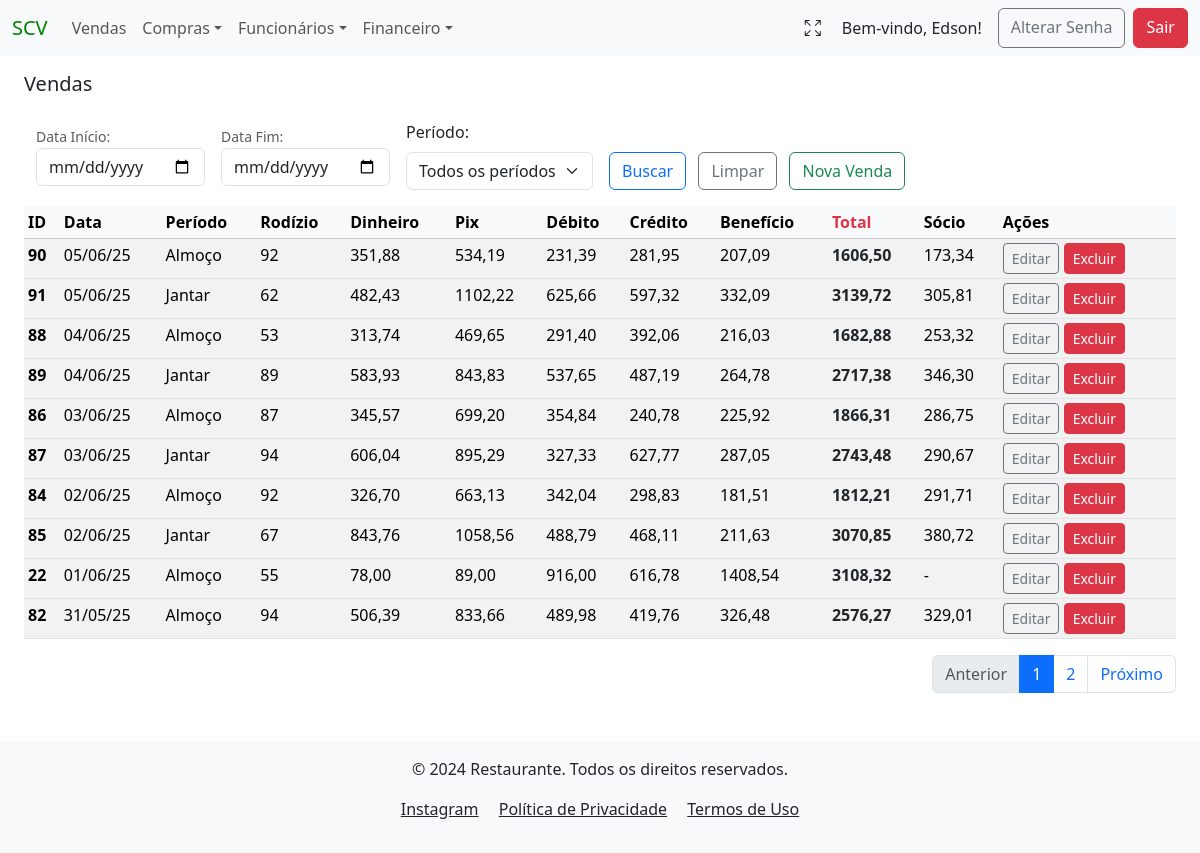
Screenshot of /sales/ (signed in) with the database file from the repository.
### users/models.py (models this page shows)
class User(AbstractUser):
    tenant = models.ForeignKey(Tenant, on_delete=models.PROTECT)
    phone = models.CharField(max_length=13, blank=True, null=True)
    birth_date = models.DateField(blank=False, null=False)
    created_at = models.DateTimeField(auto_now_add=True)
    updated_at = models.DateTimeField(auto_now=True)
    groups = models.ManyToManyField(
        'auth.Group',
        related_name='custom_user_set',  # Adicionando um nome diferente para evitar o conflito
        blank=True
    )
    user_permissions = models.ManyToManyField(
        'auth.Permission',
        related_name='custom_user_permissions_set',  # Adicionando um nome diferente para evitar o conflito
        blank=True
    )

### vendas/models.py (models this page shows, shortened)
class Vendas(models.Model):
    PERIODO_CHOICES = (
        ('Almoço', 'Almoço'),
        ('Jantar', 'Jantar'),
    )
    tenant = models.ForeignKey(Tenant, on_delete=models.CASCADE)
    created_at = models.DateTimeField(auto_now_add=True)
    data_venda = models.DateField(verbose_name="Data da Venda", null=False, blank=False)
    periodo = models.CharField(verbose_name="Período", max_length=6, choices=PERIODO_CHOICES, blank=False)
    rodizio = models.IntegerField(verbose_name="Qtd Rodízio", null=False, blank=False)
    dinheiro = models.DecimalField(verbose_name="Dinheiro", max_digits=8, decimal_places=2, null=True, blank=True)
    pix = models.DecimalField(verbose_name="Pix", max_digits=8, decimal_places=2, null=True, blank=True)
    debito_mastercard = models.DecimalField(verbose_name="Debito MasterCard", max_digits=8, decimal_places=2, null=True, blank=True)
    debito_visa = models.DecimalField(verbose_name="Debito Visa", max_digits=8, decimal_places=2, null=True, blank=True)
    debito_elo = models.DecimalField(verbose_name="Debito Elo", max_digits=8, decimal_places=2, null=True, blank=True)
    credito_mastercard = models.DecimalField(verbose_name="Credito MasterCard", max_digits=8, decimal_places=2, null=True, blank=True)
    credito_visa = models.DecimalField(verbose_name="Credito Visa", max_digits=8, decimal_places=2, null=True, blank=True)
    credito_elo = models.DecimalField(verbose_name="Credito Elo", max_digits=8, decimal_places=2, null=True, blank=True)
    alelo = models.DecimalField(verbose_name="Alelo", max_digits=8, decimal_places=2, null=True, blank=True)
    american_express = models.DecimalField(verbose_name="Amex", max_digits=8, decimal_places=2, null=True, blank=True)
    hiper = models.DecimalField(verbose_name="HiperCard", max_digits=8, decimal_places=2, null=True, blank=True)
    sodexo = models.DecimalField(verbose_name="Sodexo", max_digits=8, decimal_places=2, null=True, blank=True)
    ticket_rest = models.DecimalField(verbose_name="Ticket Refeição", max_digits=8, decimal_places=2, null=True, blank=True)
    vale_refeicao = models.DecimalField(verbose_name="Vale Refeição", max_digits=8, decimal_places=2, null=True, blank=True)
    dinersclub = models.DecimalField(verbose_name="DinersClub", max_digits=8, decimal_places=2, null=True, blank=True)
    socio = models.DecimalField(verbose_name="Sócio", max_digits=8, decimal_places=2, null=True, blank=True)
    dt_atualizado = models.DateTimeField(auto_now=True, null=False, blank=False)
    author = models.ForeignKey(settings.AUTH_USER_MODEL, on_delete=models.PROTECT, blank=False)
    def calcular_debito(self):
        return (self.debito_mastercard or 0) + (self.debito_visa or 0) + (self.debito_elo or 0)
    def calcular_credito(self):
        return (self.credito_mastercard or 0) + (self.credito_visa or 0) + (self.credito_elo or 0)
    def calcular_beneficio(self):
        return (
            (self.alelo or 0) +
            (self.american_express or 0) +
            (self.hiper or 0) +
            (self.sodexo or 0) +
            (self.ticket_rest or 0) +
            (self.vale_refeicao or 0) +
            (self.dinersclub or 0)
        )
    def calcular_total(self):
        return (
            (self.dinheiro or 0) +
            (self.pix or 0) +
            self.calcular_debito() +
            self.calcular_credito() +
            self.calcular_beneficio()
        )

### vendas/views.py (the view)
# urls.py: path('sales/', VendasListView.as_view(), name="venda_list"),
class VendasListView(LoginRequiredMixin, PermissionRequiredMixin, TenantQuerysetMixin, HandleNoPermissionMixin, ListView):
    model = Vendas
    template_name = 'vendas_list.html'  # Garante que o template correto será usado
    permission_required = 'vendas.view_vendas'  # Permissão para visualizar objetos'
    def get_queryset(self):
        queryset = super().get_queryset()  # O TenantQuerysetMixin já filtra pelo tenant
        data_inicio = self.request.GET.get('data_inicio')
        data_fim = self.request.GET.get('data_fim')
        periodo = self.request.GET.get('periodo')
        if data_inicio:
            queryset = queryset.filter(data_venda__gte=data_inicio)
        if data_fim:
            queryset = queryset.filter(data_venda__lte=data_fim)
        if periodo:
            queryset = queryset.filter(periodo=periodo)
        return queryset
    def get_context_data(self, **kwargs):
        context = super().get_context_data(**kwargs)
        tenant = getattr(self.request.user, 'tenant', None)
        if tenant:
            tenant = str(tenant).lower().replace(' ', '_')
        context['tenant'] = tenant
        vendas = context['object_list'].order_by('-data_venda')  # Lista de vendas do queryset
        paginator = Paginator(vendas, 10)  # 10 itens por página
        page_number = self.request.GET.get('page')  # Número da página atual
        vendas_page = paginator.get_page(page_number)
        context['vendas_list'] = vendas_page  # Lista paginada para o template
        venda_rodizio = 0
        venda_dinheiro = 0
        venda_pix = 0
        venda_debito = 0
        venda_credito = 0
        venda_beneficio = 0
        venda_total = 0
        for venda in vendas_page:  # Use somente os itens da página atual
            venda.debito = venda.calcular_debito()
            venda.credito = venda.calcular_credito()
            venda.beneficio = venda.calcular_beneficio()
            venda.total = venda.calcular_total()
            venda_rodizio += venda.rodizio or 0
            venda_dinheiro += venda.dinheiro or 0
            venda_pix += venda.pix or 0
            venda_debito += venda.debito or 0
            venda_credito += venda.credito or 0
            venda_beneficio += venda.beneficio or 0
            venda_total += venda.total
        context['vendas_rodizio'] = venda_rodizio
        context['vendas_dinheiro'] = venda_dinheiro
        context['vendas_pix'] = venda_pix
        context['vendas_debito'] = venda_debito
        context['vendas_credito'] = venda_credito
        context['vendas_beneficio'] = venda_beneficio
        context['vendas_total'] = venda_total
        return context

### vendas/templates/vendas/vendas_list.html (shortened to what this page needs)
{% extends 'global/base.html' %}
{% block content %}
<h5 class="mb-4 mt-3">Vendas</h5>
<div class="container-fluid">
    <form action="" method="GET" class="d-flex align-items-center">
        <div class="mb-2 me-2">
            <small for="data_inicio" class="form-text">Data Início:</small>
            <input type="date" class="form-control" id="data_inicio" name="data_inicio">
        </div>
        <div class="mb-2 ms-2 me-2">
            <small for="data_fim" class="form-text">Data Fim:</small>
            <input type="date" class="form-control" id="data_fim" name="data_fim">
        </div>
        <div class="mb-2 ms-2 me-2">
            <label for="periodo" class="form-label">Período:</label>
            <select class="form-select" id="periodo" name="periodo">
                <option value="" {% if not request.GET.periodo %}selected{% endif %}>Todos os períodos</option>
            </select>
        </div>
        <div class="ms-2 me-2 mt-4">
            <button type="submit" class="btn btn-outline-primary me-2" name="buscar_vendas">Buscar</button>
            <a href="{% url 'venda_list' %}?tenant={{ tenant }}" class="btn btn-outline-secondary me-2">Limpar</a>
            {% if perms.vendas.add_vendas %}
                <a href="{% url 'create_vendas' %}?tenant={{ tenant }}" class="btn btn-outline-success me-2">Nova Venda</a>
            {% else %}
                <a href="#" class="btn btn-outline-success btn-sm disabled">
                    <i class="fas fa-lock"></i>Nova Venda
                </a>
            {% endif %}
        </div>
    </form>
</div>
{% if vendas_list %}
    <table class="table table-sm table-striped table-hover mt-2">
        <thead class="table-light">
        <tr>
            <th scope="col">ID</th>
            <th scope="col">Data</th>
            <th scope="col">Período</th>
            <th scope="col">Rodízio</th>
            <th scope="col">Dinheiro</th>
            <th scope="col">Pix</th>
            <th scope="col">Débito</th>
            <th scope="col">Crédito</th>
            <th scope="col">Benefício</th>
            <th scope="col" class="text-danger fw-bold">Total</th>
            <th scope="col">Sócio</th>
            <th scope="col">Ações</th>
        </tr>
        </thead>
        <tbody>
            {% for venda in vendas_list %}
                <tr>
                    <th scope="row" >{{ venda.pk }}</th>
                    <td>{{ venda.data_venda|date:"d/m/y"}}</td>
                    <td>{{ venda.periodo}}</td>
                    <td>{{ venda.rodizio}}</td>
                    <td>{{ venda.dinheiro| default:"-"}}</td>
                    <td>{{ venda.pix| default:"-" }}</td>
                    <td>{{ venda.debito| default:"-" }}</td>
                    <td>{{ venda.credito| default:"-" }}</td>
                    <td>{{ venda.beneficio| default:"-" }}</td>
                    <td class="text-dark fw-bold">{{ venda.total}}</td>
                    <td>{{ venda.socio| default:"-" }}</td>
                    <td>
                        {% if perms.vendas.change_vendas %}
                            <a href="{% url 'update_vendas' pk=venda.pk %}?tenant={{ tenant }}" class="btn btn-outline-secondary btn-sm" >Editar</a>
                        {% else %}
                        <a href="#" class="btn btn-outline-secondary btn-sm disabled" aria-disabled="true">
                            <i class="fas fa-lock"></i> Editar
                        </a>
                        {% endif %}
                        {% if perms.vendas.delete_vendas %}
                          <a href="{% url 'delete_vendas' pk=venda.pk %}?tenant={{ tenant }}" class="btn btn-danger btn-sm">Excluir</a>
                        {% else %}
                          <a href="#" class="btn btn-danger btn-sm disabled" aria-disabled="true">
                            <i class="fas fa-lock"></i> Excluir
                        </a>
                        {% endif %}
                </td>
                </tr>
            {% endfor %}
        </tbody>
    </table>
{% else %}
    <div class="container">
        <div class="alert alert-warning mt-3" role="alert">
            Não há vendas para o filtro selecionado.
        </div>
    </div>
{% endif %}
<nav aria-label="Page navigation example">
    <ul class="pagination justify-content-end">
        {% if vendas_list.has_previous %}
            <li class="page-item">
                <a class="page-link" href="?page={{ vendas_list.previous_page_number }}">Anterior</a>
            </li>
        {% else %}
            <li class="page-item disabled">
                <a class="page-link">Anterior</a>
            </li>
        {% endif %}
        {% for num in vendas_list.paginator.page_range %}
            {% if vendas_list.number == num %}
                <li class="page-item active" aria-current="page">
                    <span class="page-link">{{ num }}</span>
                </li>
            {% elif num > vendas_list.number|add:-2 and num < vendas_list.number|add:2 %}
                <li class="page-item">
                    <a class="page-link" href="?page={{ num }}">{{ num }}</a>
                </li>
            {% endif %}
        {% endfor %}
        {% if vendas_list.has_next %}
            <li class="page-item">
                <a class="page-link" href="?page={{ vendas_list.next_page_number }}">Próximo</a>
            </li>
        {% else %}
            <li class="page-item disabled">
                <a class="page-link">Próximo</a>
            </li>
        {% endif %}
    </ul>
</nav>
{% endblock content %}

### project/templates/global/base.html (shortened to what this page needs)
<!DOCTYPE html>
<html lang="pt-br">
  <head>
    <link href="https://cdn.jsdelivr.net/npm/bootstrap@5.3.3/dist/css/bootstrap.min.css" rel="stylesheet">
  </head>
  <body>
    <nav id="navbar" class="navbar navbar-expand-lg bg-body-tertiary position-sticky top-0" style="z-index: 1050;">
      <div class="container-fluid">
        <a class="navbar-brand" href="{% url 'menu' %}?tenant={{ tenant }}" style="color: green">SCV</a>
        <div class="collapse navbar-collapse" id="navbarSupportedContent">
          <ul class="navbar-nav me-auto mb-2 mb-lg-0">
            <li class="nav-item">
              {% if perms.vendas.view_vendas %}
                <a class="nav-link" href="{% url 'venda_list' %}?tenant={{ tenant }}">Vendas</a>
              {% else %}
                <a class="nav-link disabled" href="#" aria-disabled="true">Vendas</a>
              {% endif %}
            <li class="nav-item dropdown">
              {% if perms.compras.view_compras %}
                <a class="nav-link dropdown-toggle" href="#" role="button" data-bs-toggle="dropdown" aria-expanded="false">Compras</a>
              {% else %}
                <a class="nav-link disabled" href="#" aria-disabled="true">Compras</a>
              {% endif %}
            </li>
            <li class="nav-item dropdown">
              {% if perms.funcionarios.view_contratacao %}
                <a class="nav-link dropdown-toggle" href="#" role="button" data-bs-toggle="dropdown" aria-expanded="false">Funcionários</a>
              {% else %}
                <a class="nav-link disabled" href="#" aria-disabled="true">Funcionários</a>
              {% endif %}
            </li>
            <li class="nav-item dropdown">
              {% if perms.financeiro.view_dashboard_financeiro %}
                <a class="nav-link dropdown-toggle" href="#" role="button" data-bs-toggle="dropdown" aria-expanded="false">Financeiro</a>
              {% else %}
                <a class="nav-link disabled" href="#" aria-disabled="true">Financeiro</a>
              {% endif %}
            </li>
          </ul>
          <div class="d-flex ms-auto">
            <button id="fullscreen-btn" class="btn btn me-2" type="button" title="Tela Cheia" style="box-shadow:none;">
              <span id="fullscreen-icon" class="bi bi-arrows-fullscreen"></span>
            </button>
            {% if user.is_authenticated %}
              <span class="navbar-text text-dark me-3">
                Bem-vindo, {{ user.first_name }}!
              </span>
              <a href="{% url 'password_change' %}?tenant={{ tenant }}" class="btn btn-outline-secondary me-2">Alterar Senha</a>
              <a href="{% url 'logout' %}?tenant={{ tenant }}" class="btn btn-danger">Sair</a>
            {% else %}
              <a href="{% url 'login' %}?tenant={{ tenant }}" class="btn btn-outline-light">Login</a>
            {% endif %}
          </div>
        </div>
      </div>
    </nav>
    <main class="container-fluid px-4">
        {% block content %}{% endblock content %}
    </main>
      <footer class="bg-body-tertiary text-dark py-3 mt-5">
        <div class="container text-center">
            <p>&copy; 2024 Restaurante. Todos os direitos reservados.</p>
            <p>
                <a href="https://www.instagram.com/sushicasaverde/"
                    class="text-dark me-3"
                    target="_blank"
                    rel="noopener noreferrer"
                    >Instagram</a>
                <a href="#" class="text-dark me-3">Política de Privacidade</a>
                <a href="#" class="text-dark">Termos de Uso</a>
            </p>
        </div>
      </footer>
<link rel="stylesheet" href="https://cdn.jsdelivr.net/npm/bootstrap-icons@1.11.3/font/bootstrap-icons.css">
  </body>
</html>

### rows the page displays
User: first_name "Edson"
Vendas: pk "90", data_venda "05/06/25", periodo "Almoço", rodizio "92", dinheiro "351,88", pix "534,19", debito "231,39", credito "281,95", beneficio "207,09", total "1606,50", socio "173,34"
Vendas: pk "91", data_venda "05/06/25", periodo "Jantar", rodizio "62", dinheiro "482,43", pix "1102,22", debito "625,66", credito "597,32", beneficio "332,09", total "3139,72", socio "305,81"
Vendas: pk "88", data_venda "04/06/25", periodo "Almoço", rodizio "53", dinheiro "313,74", pix "469,65", debito "291,40", credito "392,06", beneficio "216,03", total "1682,88", socio "253,32"
Vendas: pk "89", data_venda "04/06/25", periodo "Jantar", rodizio "89", dinheiro "583,93", pix "843,83", debito "537,65", credito "487,19", beneficio "264,78", total "2717,38", socio "346,30"
Vendas: pk "86", data_venda "03/06/25", periodo "Almoço", rodizio "87", dinheiro "345,57", pix "699,20", debito "354,84", credito "240,78", beneficio "225,92", total "1866,31", socio "286,75"
Vendas: pk "87", data_venda "03/06/25", periodo "Jantar", rodizio "94", dinheiro "606,04", pix "895,29", debito "327,33", credito "627,77", beneficio "287,05", total "2743,48", socio "290,67"
Vendas: pk "84", data_venda "02/06/25", periodo "Almoço", rodizio "92", dinheiro "326,70", pix "663,13", debito "342,04", credito "298,83", beneficio "181,51", total "1812,21", socio "291,71"
Vendas: pk "85", data_venda "02/06/25", periodo "Jantar", rodizio "67", dinheiro "843,76", pix "1058,56", debito "488,79", credito "468,11", beneficio "211,63", total "3070,85", socio "380,72"
Vendas: pk "22", data_venda "01/06/25", periodo "Almoço", rodizio "55", dinheiro "78,00", pix "89,00", debito "916,00", credito "616,78", beneficio "1408,54", total "3108,32", socio "-"
Vendas: pk "82", data_venda "31/05/25", periodo "Almoço", rodizio "94", dinheiro "506,39", pix "833,66", debito "489,98", credito "419,76", beneficio "326,48", total "2576,27", socio "329,01"

### other values shown
{{ num }} "1"
{{ num }} "2"
